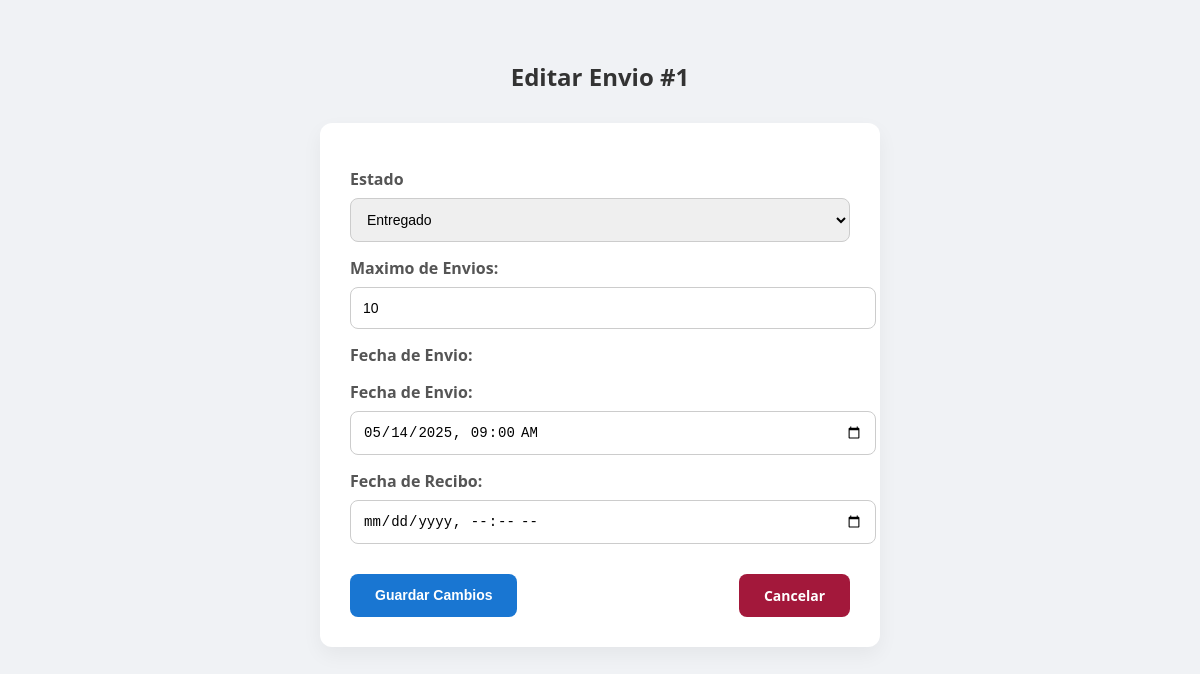
Before: /server/crud_envios.php?id=1 with the older database file.
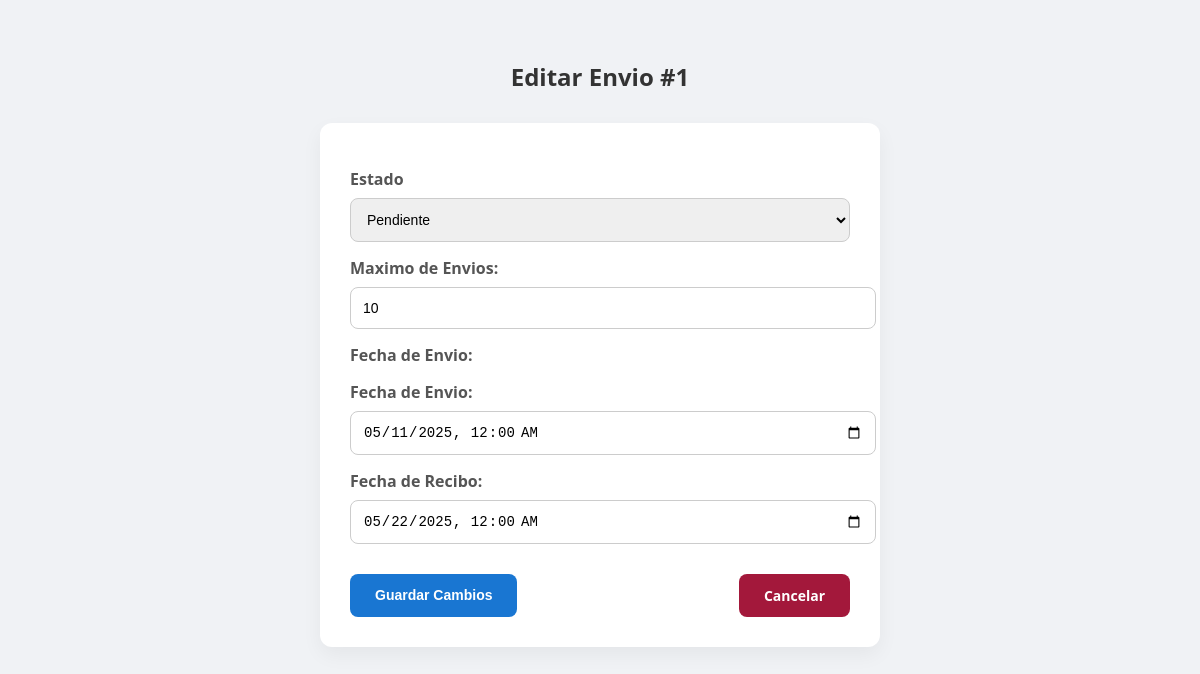
After: the same page with the newer database file.
### tables this page shows
CREATE TABLE `envios` (
  `ID_Envio` int(6) NOT NULL,
  `Estado_Envio` varchar(20) DEFAULT 'Pendiente',
  `Maximo_Articulos` int(4) NOT NULL,
  `Fecha_Envio` datetime DEFAULT NULL,
  `Fecha_Recibo` datetime DEFAULT NULL
);

### server/crud_envios.php (the view, shortened to what this page needs)
<?php
require_once '../server/conexion_bd.php';
$id = $_GET['id'];
$sql = "SELECT * FROM envios WHERE ID_Envio = ?";
$stmt = $conexion->prepare($sql);
$stmt->bind_param("s", $id);
$stmt->execute();
$resultado = $stmt->get_result();
$usuario = $resultado->fetch_assoc();
?>
<!DOCTYPE html>
<html lang="es">
<head>
</head>
<body>
<h2 style="text-align:center;">Editar Envio #<?php echo $id; ?></h2>
<form method="POST">
    <label>Estado</label>
   <select name="estado" required>
        <option value="Entregado" <?= $usuario['Estado_Envio'] == "Entregado" ? "selected" : "" ?>>Entregado</option>
        <option value="Pendiente" <?= $usuario['Estado_Envio'] == "Pendiente" ? "selected" : "" ?>>Pendiente</option>
    </select>
    <label>Maximo de Envios:</label>
    <input type="number" name="maximo" value="<?php echo htmlspecialchars($usuario['Maximo_Articulos']); ?>" required>
<label>Fecha de Envio:</label>
<label>Fecha de Envio:</label>
<input type="datetime-local" name="f_envio" value="<?php echo date('Y-m-d\TH:i', strtotime($usuario['Fecha_Envio'])); ?>" required>
<label>Fecha de Recibo:</label>
<input type="datetime-local" name="f_recibo" value="<?php echo date('Y-m-d\TH:i', strtotime($usuario['Fecha_Recibo'])); ?>" required>
<div class="botones">
    <button type="submit" class="guardar">Guardar Cambios</button>
    <a href="../public/envios.php" class="cancelar">Cancelar</a>
</div>
</form>
</body>
</html>

### server/crud_envios.php (style rules this page uses)
body { font-family: 'Segoe UI', sans-serif; background: #f0f2f5; padding: 40px; margin: 0; }
h2 { text-align: center; color: #333; margin-bottom: 30px; }
form { background: #fff; padding: 30px; border-radius: 12px; max-width: 500px; margin: auto; box-shadow: 0 8px 20px rgba(0, 0, 0, 0.05); }
label { display: block; margin-top: 15px; font-weight: 600; color: #555; }
input, select { width: 100%; padding: 12px; margin-top: 8px; border: 1px solid #ccc; border-radius: 8px; font-size: 14px; transition: border-color 0.3s ease; }
.botones { display: flex; justify-content: space-between; margin-top: 30px; }
button, .cancelar { padding: 12px 25px; border: none; border-radius: 8px; cursor: pointer; text-align: center; font-weight: 600; transition: background 0.3s ease, transform 0.2s ease; text-decoration: none; font-size: 14px; }
.guardar { background: #1976d2; color: #fff; }
.cancelar { background:rgb(163, 24, 59); color: #fff; }

Changed rows visible on the page:
changed envios: estado (not shown) → "Pendiente"; f_envio "05/14/2025 09:00" → "05/11/2025 00:00"; f_recibo (not shown) → "05/22/2025 00:00"
Other visible differences:
form field estado: "Entregado" → (not shown)
